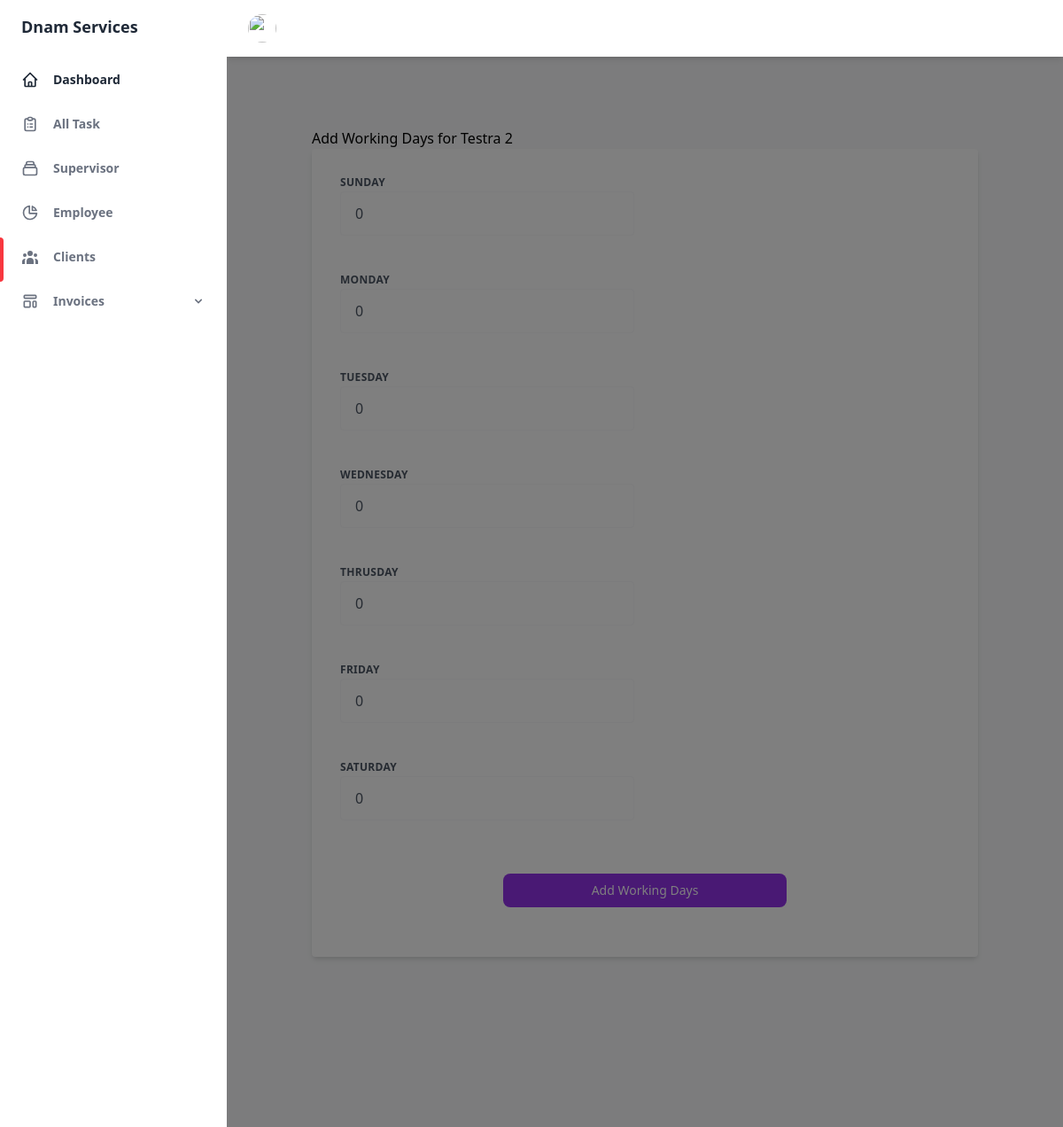
Page /addworkingdays/15 (signed in) on the earlier database version.
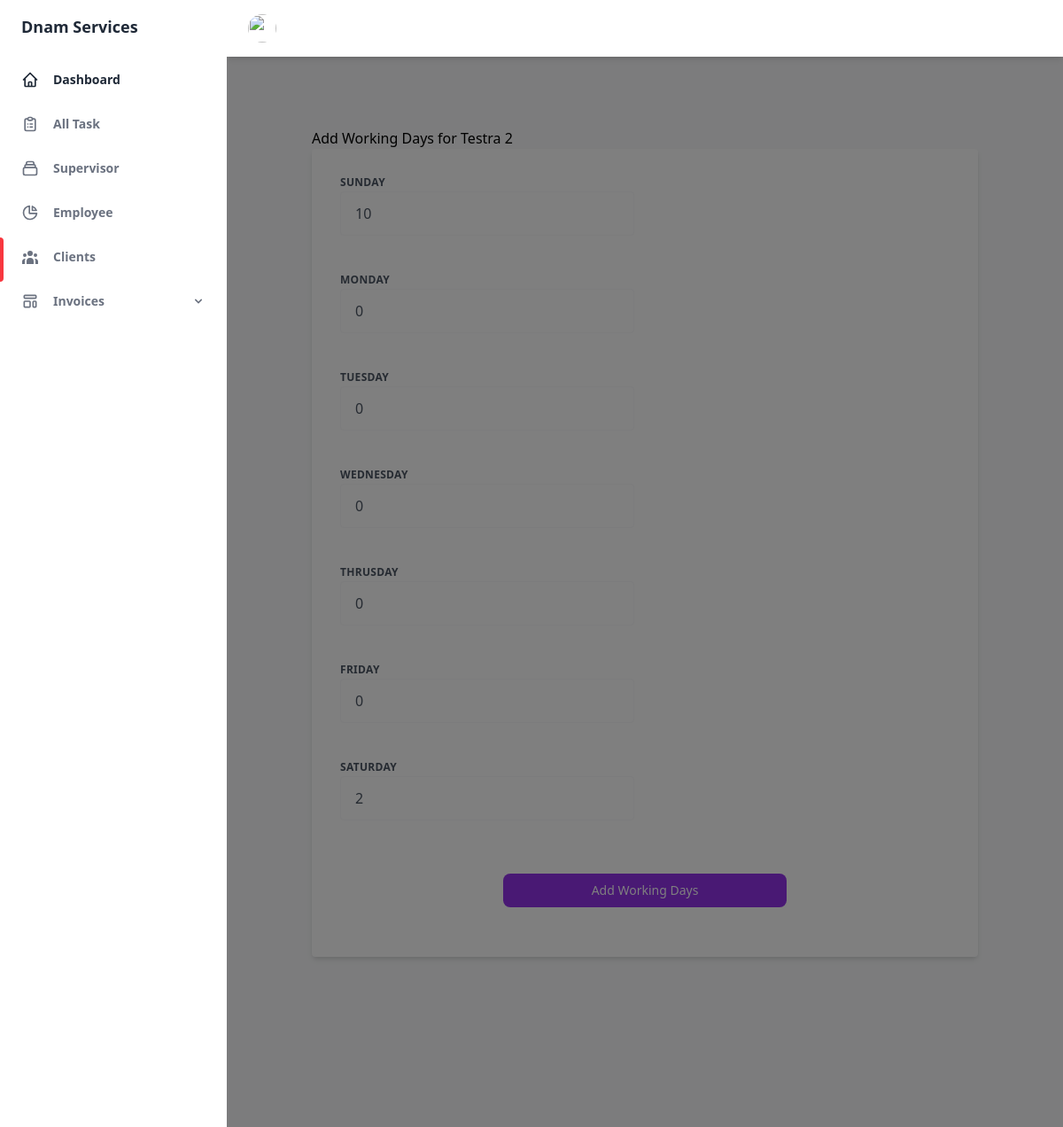
Same page on the later database version.
### dnamservices/models.py (models this page shows, shortened)
class Sites(models.Model):
    site_name = models.CharField(max_length=50)
    client = models.ForeignKey(Client, on_delete=models.CASCADE)
    site_title = models.CharField(max_length=50)
    address = models.CharField(max_length=50, default="", blank=True)
    suburb = models.CharField(max_length=50, default="", blank=True)
    postcode = models.CharField(max_length=50, default="", blank=True)
    site_contact = models.CharField(max_length=50, default="", blank=True)
    site_attribute = models.CharField(max_length=100, default="", blank=True)
    service = models.CharField(max_length=100, default="", blank=True)
    clean_schedule = models.CharField(max_length=100, default="", blank=True)
    clean_area = models.CharField(max_length=50, default="", blank=True)
    clean_task_enable = models.CharField(default="", max_length=10, choices=clean_task_enable, blank=True)
    cleaner = models.ManyToManyField(Employee, default="", blank=True)
    startdate = models.DateField(auto_now=False, auto_now_add=False, blank=True)
    extra_detail = models.TextField(blank=True)
    sunday = models.IntegerField(default="0", blank=True)
    monday = models.IntegerField(default="0", blank=True)
    tuesday = models.IntegerField(default="0", blank=True)
    wednesday = models.IntegerField(default="0", blank=True)
    thrusday = models.IntegerField(default="0", blank=True)
    friday = models.IntegerField(default="0", blank=True)
    saturday = models.IntegerField(default="0", blank=True)
    enter = models.BooleanField("save")
    remove = models.BooleanField("delete",default=False)

### dnamservices/views.py (the view)
# urls.py: path('addworkingdays/<str:pk>', AddWorkingDaysView, name= "addworkingdays"),
@login_required()
def AddWorkingDaysView(request, pk):
    template_name = "dnam/dashboard/clients/addworkingdays.html"
    site = Sites.objects.get(id=pk)
    form = AddSiteWorkingdays(instance=site)
    if request.method == "POST":
        form = AddSiteWorkingdays(request.POST, instance=site)
        if form.is_valid():
            form.save()
        return redirect("allclients")
    context = {
        'site':site,
        'form':form
    }
    return render(request, template_name, context)

### dnamservices/forms.py
class AddSiteWorkingdays(forms.ModelForm):
    class Meta:
        model = Sites
        fields = ['sunday', 'monday', 'tuesday', 'wednesday', 'thrusday', 'friday', 'saturday']

### theme/templates/dnam/dashboard/clients/addworkingdays.html (shortened to what the changed rows need)
{% extends 'base.html' %}
{% block content %}
<main class="h-full overflow-y-auto">
    <div class=" mx-auto max-w-6xl py-20 px-12 lg:px-24  mb-24">
        <form method="POST">
            <h1>Add Working Days for {{site.site_name}}
            <div class="bg-white shadow-md rounded px-8 pt-6 pb-8 mb-4 flex flex-col">
                <div class="-mx-3 md:flex mb-6">
                    <div class="md:w-1/2 px-3 mb-6 md:mb-0">
                        <label class="uppercase tracking-wide text-gray-600  text-xs font-bold mb-2" for="sunday">
                           Sunday
                        </label>
                        <input
                        type="text"
                        class="w-full  text-gray-600 bg-gray-300 border border-gray-50 rounded py-3 px-4 mb-3" name="sunday" value="{{site.sunday}}">
                    </div>
                </div>
                <div class="-mx-3 md:flex mb-6">
                    <div class="md:w-1/2 px-3 mb-6 md:mb-0">
                        <label class="uppercase tracking-wide text-gray-600  text-xs font-bold mb-2" for="sunday">
                           Monday
                        </label>
                        <input
                        type="text"
                        class="w-full  text-gray-600 bg-gray-300 border border-gray-50 rounded py-3 px-4 mb-3" name="monday" value="{{site.monday}}">
                    </div>
                </div>
                <div class="-mx-3 md:flex mb-6">
                    <div class="md:w-1/2 px-3 mb-6 md:mb-0">
                        <label class="uppercase tracking-wide text-gray-600  text-xs font-bold mb-2" for="sunday">
                           Tuesday
                        </label>
                        <input
                        type="text"
                        class="w-full  text-gray-600 bg-gray-300 border border-gray-50 rounded py-3 px-4 mb-3" name="tuesday" value="{{site.tuesday}}">
                    </div>
                </div>
                <div class="-mx-3 md:flex mb-6">
                    <div class="md:w-1/2 px-3 mb-6 md:mb-0">
                        <label class="uppercase tracking-wide text-gray-600  text-xs font-bold mb-2" for="sunday">
                           Wednesday
                        </label>
                        <input
                        type="text"
                        class="w-full  text-gray-600 bg-gray-300 border border-gray-50 rounded py-3 px-4 mb-3" name="wednesday" value="{{site.wednesday}}">
                    </div>
                </div>
                <div class="-mx-3 md:flex mb-6">
                    <div class="md:w-1/2 px-3 mb-6 md:mb-0">
                        <label class="uppercase tracking-wide text-gray-600  text-xs font-bold mb-2" for="sunday">
                           Thrusday
                        </label>
                        <input
                        type="text"
                        class="w-full  text-gray-600 bg-gray-300 border border-gray-50 rounded py-3 px-4 mb-3" name="thrusday" value="{{site.thrusday}}">
                    </div>
                </div>
                <div class="-mx-3 md:flex mb-6">
                    <div class="md:w-1/2 px-3 mb-6 md:mb-0">
                        <label class="uppercase tracking-wide text-gray-600  text-xs font-bold mb-2" for="sunday">
                           Friday
                        </label>
                        <input
                        type="text"
                        class="w-full  text-gray-600 bg-gray-300 border border-gray-50 rounded py-3 px-4 mb-3" name="friday" value="{{site.friday}}">
                    </div>
                </div>
                <div class="-mx-3 md:flex mb-6">
                    <div class="md:w-1/2 px-3 mb-6 md:mb-0">
                        <label class="uppercase tracking-wide text-gray-600  text-xs font-bold mb-2" for="sunday">
                           Saturday
                        </label>
                        <input
                        type="text"
                        class="w-full  text-gray-600 bg-gray-300 border border-gray-50 rounded py-3 px-4 mb-3" name="saturday" value="{{site.saturday}}">
                    </div>
                </div>
                <div class="px-6 my-6 flex justify-center">
                    <button type="submit"
                        class="flex items-center justify-center md:w-1/2  px-4 py-2 text-sm font-medium leading-5 text-white transition-colors duration-150 bg-purple-600 border border-transparent rounded-lg active:bg-purple-600 hover:bg-purple-700 focus:outline-none focus:shadow-outline-purple">
                    </button>
                </div>
            </div>
        </form>
      </div>
</main>
{% endblock content %}

Differences in the rows shown:
changed Sites "Testra 2": sunday "0" → "10"; saturday "0" → "2"
